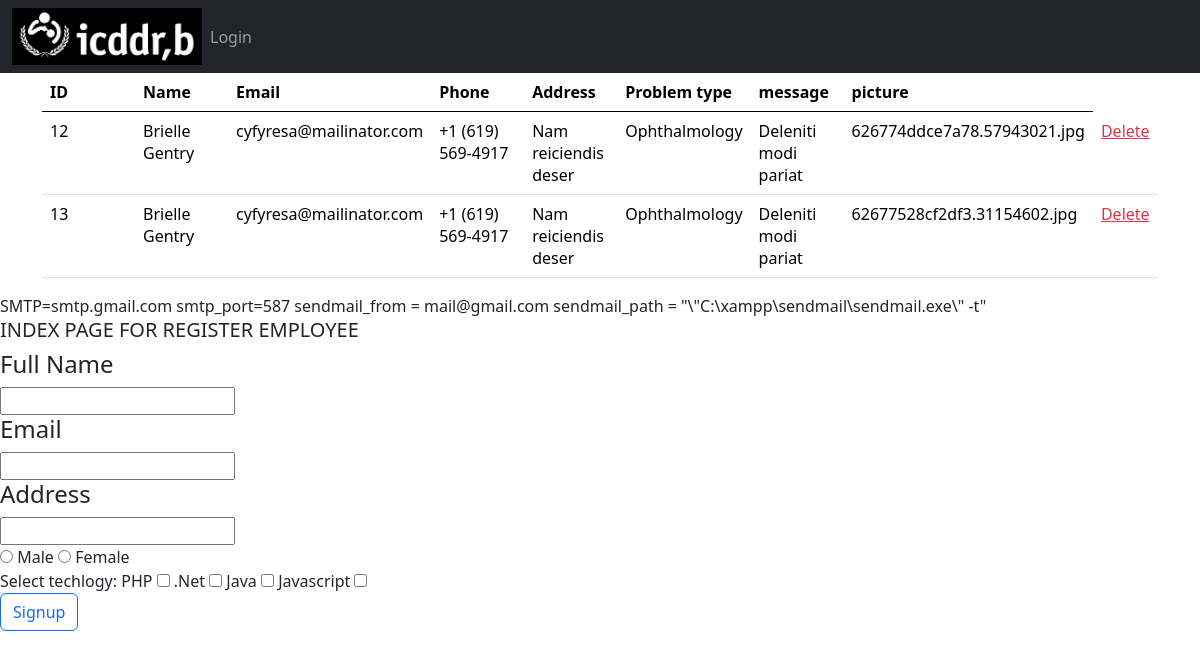
The app's page /Untitled-1.php with its own data.
### tables this page shows
CREATE TABLE `guest` (
  `id` int(255) NOT NULL,
  `fullname` varchar(255) NOT NULL,
  `email` varchar(255) NOT NULL,
  `address` varchar(255) NOT NULL,
  `phone` varchar(255) NOT NULL,
  `ptype` varchar(255) NOT NULL,
  `file` varchar(255) NOT NULL,
  `message` varchar(255) NOT NULL,
  `response` varchar(255) DEFAULT NULL
);

### init.php (called while the page is built, shortened)
<?php
$source = new source;
?>

### classes/source.php (called while the page is built, shortened)
<?php
class source extends db{
    public $Query;
    public function Query($query,$param = []){
        if(empty($param)){
            $this->Query = $this->db->prepare($query);
            return $this->Query->execute();
        }else{
            $this->Query = $this->db->prepare($query);
            return $this->Query->execute($param);
        }
    }
    public function CountRows(){
        return $this->Query->rowCount();
    }
    public function FetchAll(){
        return $this->Query->FetchAll(PDO::FETCH_OBJ);
    }
}
?>

### classes/db.php (called while the page is built, shortened)
<?php
class db{
    private $host = "localhost";
    private $username = "root";
    private $password = "";
    private $database = "intern";
    public function __construct(){
        try{
            $this->db = new PDO("mysql:hsot=".$this->host.";dbname=".$this->database,
            $this->username,$this->password);
        }catch(PDOException $e){
            echo "Connection problem : ".$e->getMessage();
        }
    }
}
?>

### Untitled-1.php (the view, shortened to what this page needs)
<?php
include "init.php";
?>
<html>
<head>
    <link href="https://cdn.jsdelivr.net/npm/bootstrap@5.0.2/dist/css/bootstrap.min.css" rel="stylesheet">
    <link rel="stylesheet" href="style/css_responsive.css">
</head>
<body>
    <?php
    include 'splitfile/navbar.php';
    ?>
    <div class="container-fluid">
        <div class="container">
            <table class="table table-hover">
                <thead>
                    <tr>
                        <th class="col-1">ID</th>
                        <th class="col-1">Name</th>
                        <th class="col-1">Email</th>
                        <th class="col-1">Phone</th>
                        <th class="col-1">Address</th>
                        <th class="col-1">Problem type</th>
                        <th class="col-1">message</th>
                        <th class="col-1">picture</th>
                    </tr>
                </thead>
                <tbody>
                    <?php
                    $query = $source->Query("SELECT * FROM guest");
                    $details = $source->FetchAll();
                    $numrow = $source->CountRows();
                    if ($numrow > 0) {
                        foreach ($details as $row) :
                            echo "
                <tr>
                <td>" . $row->id . "</td>
                <td>" . $row->fullname . "</td>
                <td>" . $row->email . "</td>
                <td>" . $row->phone . "</td>
                <td>" . $row->address . "</td>
                <td>" . $row->ptype . "</td>
                <td>" . $row->message . "</td>
                <td>" . $row->file . "</td>
                <td>
                 <a href='deleteguest.php?deleteuser=".$row->id."' class='.btn-sm btn-outline-danger mr-2'>Delete</a> </td>
                </tr>";
                        endforeach;
                    }
                    ?>
                </tbody>
            </table>
        </div>
    </div>
</body>
</html>
<div class="login">
          <h5> INDEX PAGE FOR REGISTER EMPLOYEE </h5>
          <div class="inputall">
            <div class="input">
              <h4>Full Name</h4>
              <input type="name" name="name" value="<?php if (isset($old_name)) echo $old_name; ?>">
            </div>
            <div class="input">
              <h4>Email</h4> <input type="email" name="email" value=" <?php if (isset($old_email)) echo $old_email; ?>">
            </div>
            <div class="input">
              <h4>Address</h4> <input type="text" name="address" value="<?php if (isset($old_address)) echo $old_address; ?>">
            </div>
            <div class="gender">
              <input type="radio" name="gender" value="male" <?php if (isset($old_gender) && $old_gender == "male") echo ' checked'; ?>> Male
              <input type="radio" name="gender" value="female" <?php if (isset($old_gender) && $old_gender == "female") echo ' checked'; ?>> Female
            </div>
            <tr>
              <td colspan="2">Select techlogy: </td>
            </tr>
            <tr>
              <td>PHP</td>
              <td><input type="checkbox" name="tech[]" value="PHP"></td>
            </tr>
            <tr>
              <td>.Net</td>
              <td><input type="checkbox" name="tech[]" value=".Net"></td>
            </tr>
            <tr>
              <td>Java</td>
              <td><input type="checkbox" name="tech[]" value="Java"></td>
            </tr>
            <tr>
              <td>Javascript</td>
              <td><input type="checkbox" name="tech[]" value="javascript"></td>
            </tr>
            <div class="signupbtn">
              <input type="submit" name="signup" value="Signup" class="btn btn-outline-primary">
            </div>
          </div>
        </div>

### style/css_responsive.css (style rules this page uses)
* { box-sizing: border-box; margin: 0; padding: 0; }

### records on screen
guest: id "12", fullname "Brielle Gentry", email "cyfyresa@mailinator.com", phone "+1 (619) 569-4917", address "Nam reiciendis deser", ptype "Ophthalmology", message "Deleniti modi pariat", file "626774ddce7a78.57943021.jpg"
guest: id "13", fullname "Brielle Gentry", email "cyfyresa@mailinator.com", phone "+1 (619) 569-4917", address "Nam reiciendis deser", ptype "Ophthalmology", message "Deleniti modi pariat", file "62677528cf2df3.31154602.jpg"
